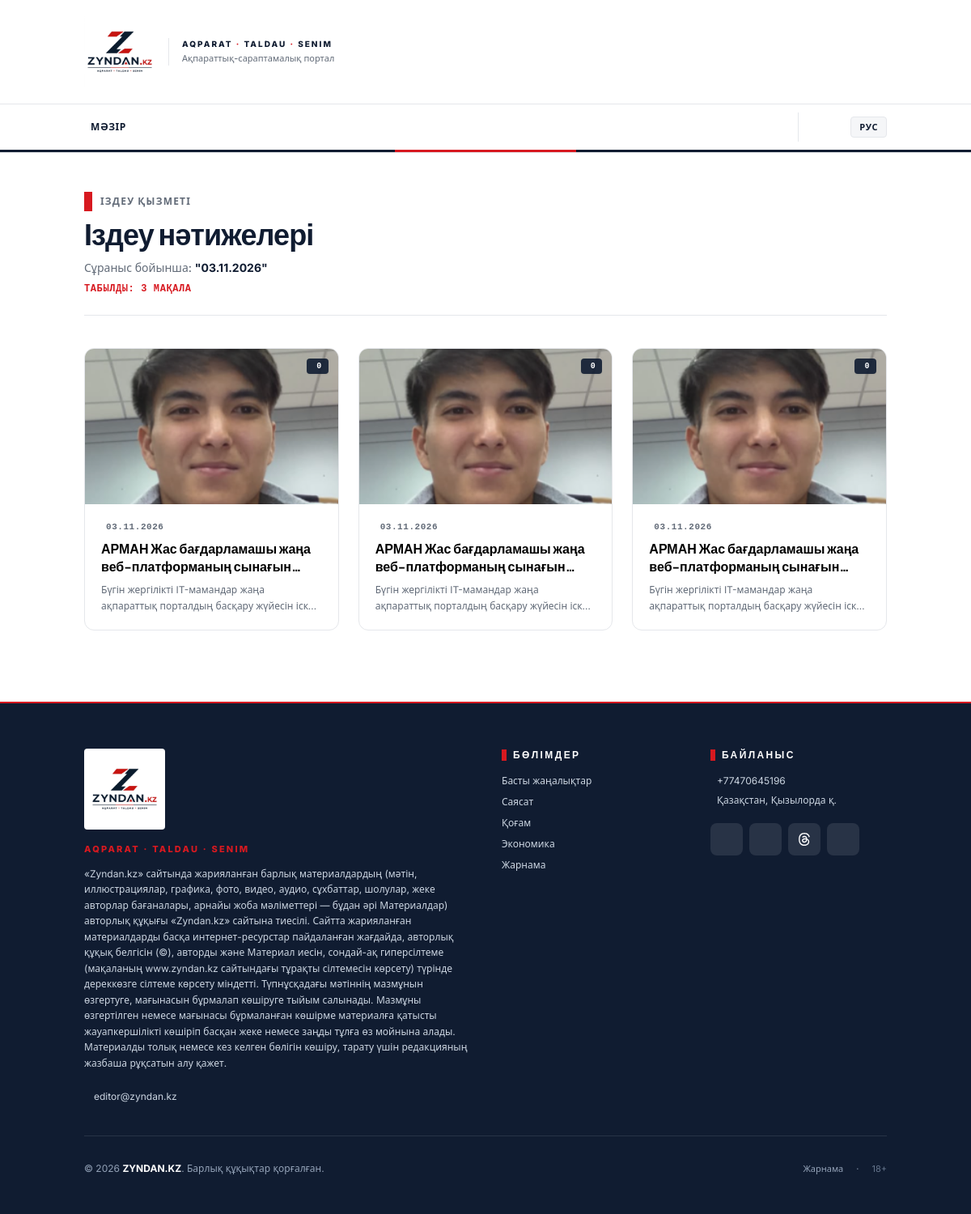
Page /search?date=2026-11-03 on the committed database.
### tables this page shows
CREATE TABLE `posts` (
  `id` int NOT NULL AUTO_INCREMENT,
  `category_id` int DEFAULT NULL,
  `user_id` int DEFAULT NULL,
  `title_kz` varchar(255) NOT NULL,
  `slug_kz` varchar(255) NOT NULL,
  `content_kz` text NOT NULL,
  `excerpt_kz` text,
  `title_ru` varchar(255) DEFAULT NULL,
  `slug_ru` varchar(255) DEFAULT NULL,
  `content_ru` text,
  `excerpt_ru` text,
  `image` varchar(255) DEFAULT NULL,
  `views` int DEFAULT '0',
  `status` enum('draft','published') DEFAULT 'draft',
  `is_featured` tinyint(1) DEFAULT '0',
  `is_announcement` tinyint(1) DEFAULT '0',
  `published_at` timestamp NULL DEFAULT NULL,
  `created_at` timestamp NULL DEFAULT CURRENT_TIMESTAMP,
  `updated_at` timestamp NULL DEFAULT CURRENT_TIMESTAMP ON UPDATE CURRENT_TIMESTAMP,
  PRIMARY KEY (`id`),
  UNIQUE KEY `slug_kz` (`slug_kz`),
  KEY `category_id` (`category_id`),
  KEY `user_id` (`user_id`),
  KEY `idx_slug_kz` (`slug_kz`),
  KEY `idx_slug_ru` (`slug_ru`),
  KEY `idx_status` (`status`),
  KEY `idx_published_at` (`published_at`),
  KEY `idx_views` (`views`),
  KEY `idx_featured` (`is_featured`),
  KEY `idx_announcement` (`is_announcement`),
  FULLTEXT KEY `idx_search_kz` (`title_kz`,`content_kz`),
  FULLTEXT KEY `idx_search_ru` (`title_ru`,`content_ru`),
  CONSTRAINT `posts_ibfk_1` FOREIGN KEY (`category_id`) REFERENCES `categories` (`id`) ON DELETE SET NULL,
  CONSTRAINT `posts_ibfk_2` FOREIGN KEY (`user_id`) REFERENCES `users` (`id`) ON DELETE SET NULL
);

### app/controllers/SearchController.php (called while the page is built, shortened)
<?php
require_once __DIR__ . '/../../core/Controller.php';
class SearchController extends Controller
{
    private $postModel;
    public function __construct()
    {
        $this->postModel = $this->model('PostModel');
    }
    public function index()
    {
        $lang = $this->getLang();
        $query = $_GET['q'] ?? '';
        $page = isset($_GET['page']) ? max(1, (int) $_GET['page']) : 1;
        $perPage = 20;
        $offset = ($page - 1) * $perPage;
        $date = $_GET['date'] ?? null;
        if ($date && preg_match('/^\d{4}-\d{2}-\d{2}$/', $date)) {
            $results = $this->postModel->getByDate($date, $lang, $perPage, $offset);
            $totalResults = $this->postModel->countByDate($date);
            $queryDisplay = date('d.m.Y', strtotime($date));
        }
        $totalPages = ceil($totalResults / $perPage);
        $this->view('search/results', [
            'lang' => $lang,
            'query' => $queryDisplay,
            'results' => $results,
            'totalResults' => $totalResults,
            'currentPage' => $page,
            'totalPages' => $totalPages,
            'perPage' => $perPage,
            'searchDate' => $date
        ]);
    }
}

### public/index.php (called while the page is built, shortened)
<?php
spl_autoload_register(function ($className) {
    $className = str_replace('\\', '/', $className);
    $paths = [
        __DIR__ . '/../core/' . $className . '.php',
        __DIR__ . '/../app/models/' . $className . '.php',
        __DIR__ . '/../app/controllers/' . $className . '.php',
        __DIR__ . '/../app/helpers/' . $className . '.php',
        __DIR__ . '/../app/services/' . $className . '.php',
    ];
    foreach ($paths as $path) {
        if (file_exists($path)) {
            return;
        }
    }
});
$config = require __DIR__ . '/../config/app.php';
$router = new Router();
$route = $router->dispatch();
$method = $route['method'];
$params = $route['params'];
$controller = new $controllerName();
call_user_func_array([$controller, $method], $params);

### config/app.php (called while the page is built)
<?php
return array (
  'name' => 'ZYNDAN.KZ',
  'url' => 'https://zyndan.kz',
  'default_lang' => 'kz',
  'supported_langs' =>
  array (
    0 => 'kz',
    1 => 'ru',
  ),
  'brand_color' => '#101C31',
  'brand_red' => '#D71920',
  'timezone' => 'Asia/Qyzylorda',
  'pagination' => 15,
  'image_sizes' =>
  array (
    'large' =>
    array (
      0 => 800,
      1 => 600,
    ),
    'medium' =>
    array (
      0 => 400,
      1 => 300,
    ),
    'thumbnail' =>
    array (
      0 => 100,
      1 => 100,
    ),
  ),
  'openweather_api_key' => '3ad5e27a7879a17e0354e8ef6c754d6b',
  'weather_city' => 'Kyzylorda,KZ',
  'weather_cache_hours' => 1,
  'currency_cache_hours' => 24,
  'session_lifetime' => 7200,
  'admin_path' => 'admin',
  'recaptcha_site_key' => '6Lcxbl0sAAAAAAiop-H3G_5n6Xevm4O104KFBP6h',
  'recaptcha_secret_key' => '6Lcxbl0sAAAAABTnNyuHqjqyCtFgwaRwCdvTe49_',
  'recaptcha_enabled' => false,
  'contact_email' => 'editor@zyndan.kz',
  'admin_email' => 'admin@zyndan.kz',
  'phone' => '+77470645196',
  'address' => 'Қазақстан, Қызылорда қ.',
  'company_name' => 'ZYNDAN.KZ',
  'info_email' => 'info@zyndan.kz',
  'social_instagram' => 'https://www.instagram.com/zyndan.kz?utm_source=qr&dlrf=b3l2c3V0aHc3cnZ3',
  'social_facebook' => 'https://www.facebook.com/people/Zyndan-KZ/pfbid02sXeGgRiiUymaiPHdx6LAw28LTstctiAbjSmXbrn9g95uC89JVM3Pptbf8eG6aYNRl/?rdid=dJfw75vxvx0rvdfP&share_url=https%3A%2F%2Fwww.facebook.com%2Fshare%2F19nmaGHaF2%2F%3Fref%3D1',
  'social_threads' => 'https://www.threads.com/@zyndan.kz',
  'social_whatsapp' => 'https://wa.me/77470645196',
  'social_telegram' => '#',
  'social_tiktok' => '#',
);

### core/Router.php (called while the page is built, shortened)
<?php
class Router
{
    private $lang = 'kz';
    public function __construct()
    {
        $config = require __DIR__ . '/../config/app.php';
    }
    private function detectLanguage()
    {
        $url = $this->getUrl();
        if (strpos($url, 'ru/') === 0 || $url === 'ru') {
            $this->lang = 'ru';
        } else {
            $this->lang = 'kz';
        }
    }
    public function getLang()
    {
        return $this->lang;
    }
    private function getUrl()
    {
        if (isset($_GET['url'])) {
            return trim($_GET['url'], '/');
        }
        $uri = parse_url($_SERVER['REQUEST_URI'], PHP_URL_PATH);
        return trim($uri, '/');
    }
}

### core/Database.php (called while the page is built, shortened)
<?php
class Database
{
    private static $instance = null;
    private $pdo;
    private function __construct()
    {
        $config = require __DIR__ . '/../config/database.php';
        try {
            $port = !empty($config['port']) ? ";port={$config['port']}" : '';
            $dsn = "mysql:host={$config['host']}{$port};dbname={$config['database']};charset={$config['charset']}";
            $this->pdo = new PDO($dsn, $config['username'], $config['password'], $config['options']);
        } catch (PDOException $e) {
            die("Ошибка подключения к базе данных: " . $e->getMessage());
        }
    }
    public static function getInstance()
    {
        if (self::$instance === null) {
            self::$instance = new self();
        }
        return self::$instance;
    }
    public function query($sql, $params = [])
    {
        $stmt = $this->pdo->prepare($sql);
        $stmt->execute($params);
        return $stmt;
    }
    public function fetchOne($sql, $params = [])
    {
        $stmt = $this->query($sql, $params);
        return $stmt->fetch();
    }
    public function fetchAll($sql, $params = [])
    {
        $stmt = $this->query($sql, $params);
        return $stmt->fetchAll();
    }
}

### core/Model.php (called while the page is built, shortened)
<?php
class Model
{
    public function __construct()
    {
        $this->db = Database::getInstance();
    }
}

### app/models/PostModel.php (called while the page is built, shortened)
<?php
require_once __DIR__ . '/../../core/Model.php';
class PostModel extends Model
{
    protected $table = 'posts';
    public function getByDate($date, $lang, $limit = 20, $offset = 0)
    {
        $sql = "SELECT p.*, c.name_{$lang} as category_name, c.slug_{$lang} as category_slug,
                       u.full_name as author_name
                FROM {$this->table} p
                LEFT JOIN categories c ON p.category_id = c.id
                LEFT JOIN users u ON p.user_id = u.id
                WHERE p.status = 'published'
                  AND DATE(p.published_at) = ?
                ORDER BY p.published_at DESC, p.id DESC
                LIMIT {$limit} OFFSET {$offset}";
        return $this->db->fetchAll($sql, [$date]);
    }
    public function countByDate($date)
    {
        $sql = "SELECT COUNT(*) as count
                FROM {$this->table}
                WHERE status = 'published'
                  AND DATE(published_at) = ?";
        $result = $this->db->fetchOne($sql, [$date]);
        return (int) ($result['count'] ?? 0);
    }
}

### config/database.php (called while the page is built)
<?php
return [
    'host' => getenv('DB_HOST') ?: 'localhost',
    'port' => getenv('DB_PORT') ?: '3306',
    'database' => getenv('DB_NAME') ?: 'qyzylorda_times',
    'username' => getenv('DB_USER') ?: 'qyzylorda_user',
    'password' => getenv('DB_PASS') !== false ? getenv('DB_PASS') : 'qyzylorda_pass_2026',
    'charset' => 'utf8mb4',
    'collation' => 'utf8mb4_unicode_ci',
    'options' => [
        PDO::ATTR_ERRMODE => PDO::ERRMODE_EXCEPTION,
        PDO::ATTR_DEFAULT_FETCH_MODE => PDO::FETCH_ASSOC,
        PDO::ATTR_EMULATE_PREPARES => false,
    ]
];

### app/views/search/results.php (the view, shortened to what this page needs)
<?php
require_once __DIR__ . '/../partials/_header.php';
require_once __DIR__ . '/../partials/_navigation.php';
?>
<main class="container mx-auto px-4 py-8 md:py-12">
    <div class="mb-10 pb-6 border-b border-zyndan-border">
        <div class="flex items-center gap-2.5 mb-2">
            <span class="w-2.5 h-6 bg-zyndan-red inline-block"></span>
            <span class="text-xs font-bold uppercase tracking-widest text-zyndan-muted"><?= $lang === 'kz' ? 'Іздеу қызметі' : 'Служба поиска' ?></span>
        </div>
        <h1 class="text-2xl md:text-4xl font-black text-zyndan-navy dark:text-white tracking-tight mb-3">
            <?= $lang === 'kz' ? 'Іздеу нәтижелері' : 'Результаты поиска' ?>
        </h1>
        <?php if (!empty($query)): ?>
            <p class="text-sm text-zyndan-muted font-medium">
                <?= $lang === 'kz' ? 'Сұраныс бойынша' : 'По запросу' ?>:
                <span class="text-zyndan-navy dark:text-white font-bold">"<?= htmlspecialchars($query) ?>"</span>
            </p>
            <?php if (isset($totalResults)): ?>
                <p class="text-xs text-zyndan-red font-bold uppercase tracking-wider mt-2 font-mono">
                    <?= $lang === 'kz'
                        ? "Табылды: {$totalResults} мақала"
                        : "Найдено: {$totalResults} материалов" ?>
                </p>
            <?php endif; ?>
        <?php endif; ?>
    </div>
    <?php if (!empty($results)): ?>
        <div class="grid grid-cols-1 md:grid-cols-2 lg:grid-cols-3 gap-6 mb-10">
            <?php foreach ($results as $post): ?>
                <?php
                $postTitle = $lang === 'kz' ? ($post['title_kz'] ?? $post['title_ru']) : ($post['title_ru'] ?? $post['title_kz']);
                $postExcerpt = $lang === 'kz' ? ($post['excerpt_kz'] ?? $post['excerpt_ru']) : ($post['excerpt_ru'] ?? $post['excerpt_kz']);
                $postSlug = $lang === 'kz' ? $post['slug_kz'] : $post['slug_ru'];
                $categorySlug = $post['category_slug'] ?? '';
                $postImage = !empty($post['image']) ? '/uploads/medium/' . $post['image'] : 'https://placehold.co/400x300/101c31/FFF?text=ZYNDAN.KZ';
                ?>
                <a href="/<?= $lang === 'ru' ? 'ru/' : '' ?><?= $categorySlug ?>/<?= $postSlug ?>"
                    class="bg-white dark:bg-zyndan-navy border border-zyndan-border zyndan-card group cursor-pointer rounded-xl overflow-hidden flex flex-col">
                    <div class="relative h-48 overflow-hidden bg-zyndan-gray">
                        <img src="<?= $postImage ?>" alt="<?= htmlspecialchars($postTitle) ?>"
                            class="w-full h-full object-cover group-hover:scale-105 transition-transform duration-500">
                        <span class="absolute top-3 right-3 bg-zyndan-navy/90 text-white text-[10px] font-bold px-2 py-0.5 rounded shadow-sm tracking-wider uppercase flex items-center gap-1 font-mono">
                            <?= number_format($post['views'] ?? 0) ?>
                        </span>
                    </div>
                    <div class="p-5 flex flex-col flex-1 justify-between">
                        <div>
                            <div class="text-[11px] font-semibold text-zyndan-muted mb-2 flex items-center gap-1.5 uppercase tracking-wider font-mono">
                                <?= date('d.m.Y', strtotime($post['published_at'])) ?>
                            </div>
                            <h3 class="text-base font-bold leading-snug text-black dark:text-white group-hover:text-zyndan-red transition-colors mb-2 line-clamp-2">
                                <?= htmlspecialchars($postTitle) ?>
                            </h3>
                            <p class="text-xs text-zyndan-muted line-clamp-2 leading-relaxed">
                                <?= htmlspecialchars($postExcerpt ?? '') ?>
                            </p>
                        </div>
                    </div>
                </a>
            <?php endforeach; ?>
        </div>
    <?php endif; ?>
</main>
<?php require_once __DIR__ . '/../partials/_footer.php'; ?>

### rows in the picture
posts: image (picture), views "0", published_at "03.11.2026", title_kz "АРМАН Жас бағдарламашы жаңа веб-платформаның…", excerpt_kz "Бүгін жергілікті IT-мамандар жаңа ақпараттық порталдың басқару жүйесін…"
posts: image (picture), views "0", published_at "03.11.2026", title_kz "АРМАН Жас бағдарламашы жаңа веб-платформаның…", excerpt_kz "Бүгін жергілікті IT-мамандар жаңа ақпараттық порталдың басқару жүйесін…"
posts: image (picture), views "0", published_at "03.11.2026", title_kz "АРМАН Жас бағдарламашы жаңа веб-платформаның…", excerpt_kz "Бүгін жергілікті IT-мамандар жаңа ақпараттық порталдың басқару жүйесін…"

### other values in the picture
$query "03.11.2026"
$totalResults "3"
$siteConfig['contact_email'] "editor@zyndan.kz"
$siteConfig['phone'] "+77470645196"
$siteConfig['address'] "Қазақстан, Қызылорда қ."
